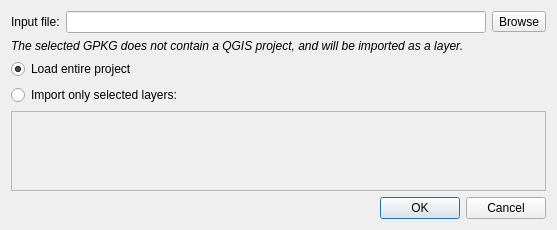
<?xml version="1.0" encoding="UTF-8"?>
<ui version="4.0">
 <class>KadasGpkgImportDialog</class>
 <widget class="QDialog" name="KadasGpkgImportDialog">
  <property name="geometry">
   <rect>
    <x>0</x>
    <y>0</y>
    <width>557</width>
    <height>230</height>
   </rect>
  </property>
  <property name="windowTitle">
   <string>GPKG Import</string>
  </property>
  <layout class="QGridLayout" name="gridLayout">
   <item row="4" column="0" colspan="2">
    <widget class="QDialogButtonBox" name="buttonBox">
     <property name="orientation">
      <enum>Qt::Horizontal</enum>
     </property>
     <property name="standardButtons">
      <set>QDialogButtonBox::Cancel|QDialogButtonBox::Ok</set>
     </property>
    </widget>
   </item>
   <item row="1" column="0" colspan="2">
    <widget class="QLabel" name="labelDataWarning">
     <property name="text">
      <string>&lt;html&gt;&lt;head/&gt;&lt;body&gt;&lt;p&gt;&lt;span style=&quot; font-style:italic;&quot;&gt;The selected GPKG does not contain a QGIS project, and will be imported as a layer.&lt;/span&gt;&lt;/p&gt;&lt;/body&gt;&lt;/html&gt;</string>
     </property>
     <property name="wordWrap">
      <bool>true</bool>
     </property>
    </widget>
   </item>
   <item row="0" column="0" colspan="2">
    <layout class="QHBoxLayout" name="horizontalLayout">
     <item>
      <widget class="QLabel" name="labelInputFile">
       <property name="text">
        <string>Input file:</string>
       </property>
      </widget>
     </item>
     <item>
      <widget class="QLineEdit" name="lineEditInputFile">
       <property name="readOnly">
        <bool>true</bool>
       </property>
      </widget>
     </item>
     <item>
      <widget class="QToolButton" name="buttonSelectFile">
       <property name="sizePolicy">
        <sizepolicy hsizetype="Fixed" vsizetype="Fixed">
         <horstretch>0</horstretch>
         <verstretch>0</verstretch>
        </sizepolicy>
       </property>
       <property name="text">
        <string>Browse</string>
       </property>
      </widget>
     </item>
    </layout>
   </item>
   <item row="2" column="0" colspan="2">
    <widget class="QWidget" name="widgetProjectImport" native="true">
     <layout class="QVBoxLayout" name="verticalLayout">
      <property name="leftMargin">
       <number>0</number>
      </property>
      <property name="topMargin">
       <number>0</number>
      </property>
      <property name="rightMargin">
       <number>0</number>
      </property>
      <property name="bottomMargin">
       <number>0</number>
      </property>
      <item>
       <widget class="QRadioButton" name="radioButtonImportProject">
        <property name="text">
         <string>Load entire project</string>
        </property>
        <property name="checked">
         <bool>true</bool>
        </property>
        <attribute name="buttonGroup">
         <string notr="true">buttonGroupImport</string>
        </attribute>
       </widget>
      </item>
      <item>
       <widget class="QRadioButton" name="radioButtonImportLayers">
        <property name="text">
         <string>Import only selected layers:</string>
        </property>
        <attribute name="buttonGroup">
         <string notr="true">buttonGroupImport</string>
        </attribute>
       </widget>
      </item>
      <item>
       <widget class="QListWidget" name="listWidgetLayers">
        <property name="enabled">
         <bool>false</bool>
        </property>
        <property name="iconSize">
         <size>
          <width>16</width>
          <height>16</height>
         </size>
        </property>
       </widget>
      </item>
     </layout>
    </widget>
   </item>
   <item row="3" column="0" colspan="2">
    <spacer name="verticalSpacer">
     <property name="orientation">
      <enum>Qt::Vertical</enum>
     </property>
     <property name="sizeHint" stdset="0">
      <size>
       <width>20</width>
       <height>40</height>
      </size>
     </property>
    </spacer>
   </item>
  </layout>
 </widget>
 <resources>
  <include location="../../qgis-master/images/images.qrc"/>
 </resources>
 <connections>
  <connection>
   <sender>buttonBox</sender>
   <signal>accepted()</signal>
   <receiver>KadasGpkgImportDialog</receiver>
   <slot>accept()</slot>
   <hints>
    <hint type="sourcelabel">
     <x>248</x>
     <y>254</y>
    </hint>
    <hint type="destinationlabel">
     <x>157</x>
     <y>274</y>
    </hint>
   </hints>
  </connection>
  <connection>
   <sender>buttonBox</sender>
   <signal>rejected()</signal>
   <receiver>KadasGpkgImportDialog</receiver>
   <slot>reject()</slot>
   <hints>
    <hint type="sourcelabel">
     <x>316</x>
     <y>260</y>
    </hint>
    <hint type="destinationlabel">
     <x>286</x>
     <y>274</y>
    </hint>
   </hints>
  </connection>
 </connections>
 <buttongroups>
  <buttongroup name="buttonGroupImport"/>
 </buttongroups>
</ui>
